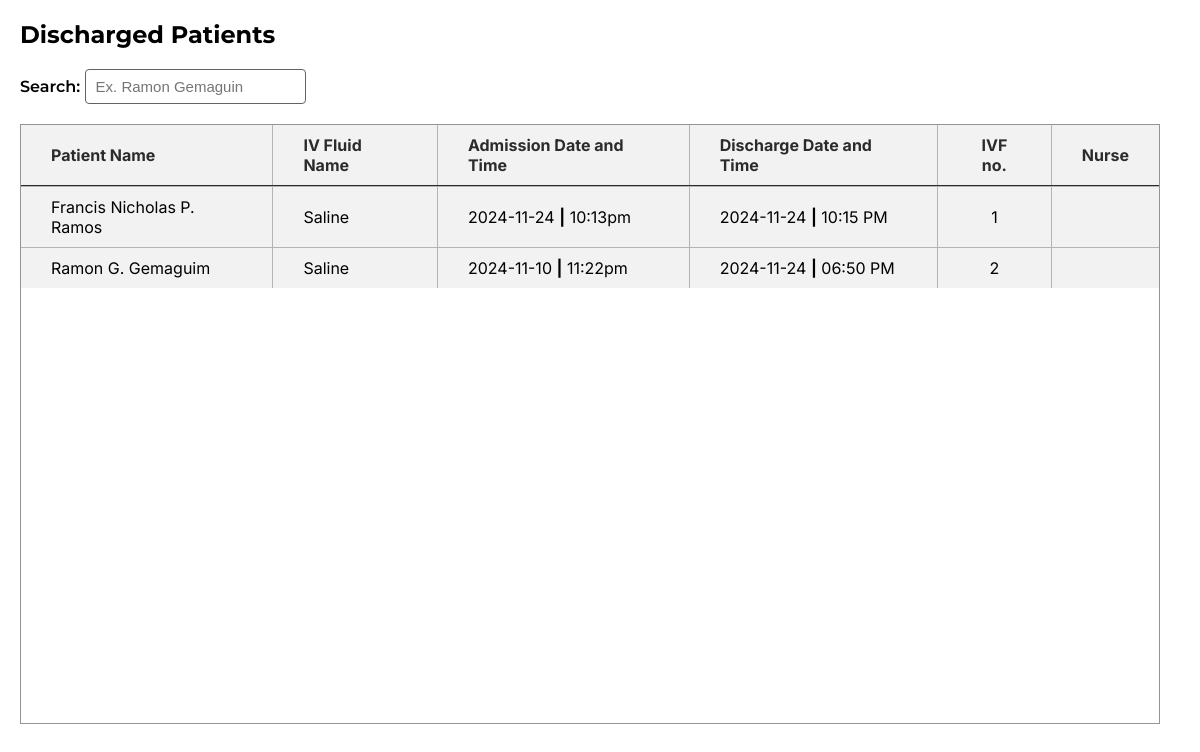
Before: /admin/discharged.php (signed in) with the older database file.
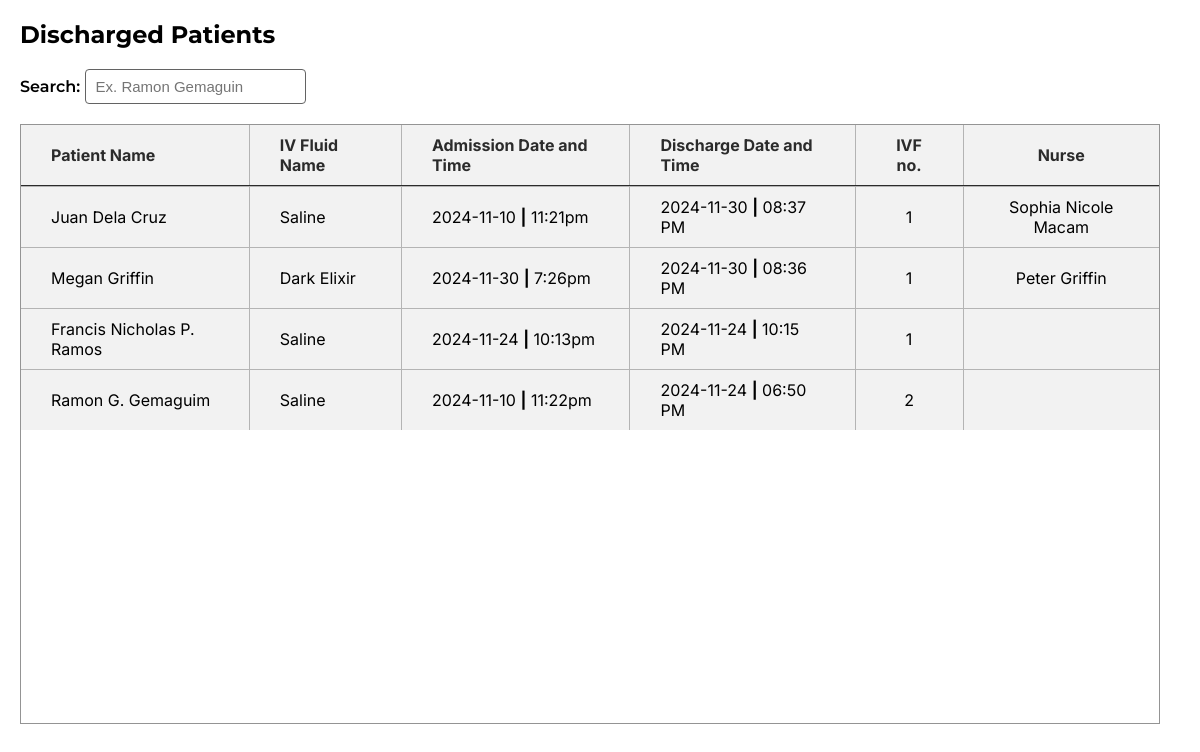
After: the same page with the newer database file.
### tables this page shows
CREATE TABLE `discharge` (
  `id` int(10) NOT NULL,
  `patient_name` varchar(255) NOT NULL,
  `iv_fluid` varchar(255) NOT NULL,
  `admission_date` date NOT NULL,
  `admission_time` varchar(255) NOT NULL,
  `discharge_date` varchar(255) NOT NULL,
  `discharge_time` varchar(255) NOT NULL DEFAULT current_timestamp(),
  `ivf_no` int(10) NOT NULL,
  `nurse` varchar(255) NOT NULL
);

### admin/function/discharge/display_discharge.php (the view, shortened to what this page needs)
<?php
include 'db.php';
$sql = "SELECT id, patient_name, iv_fluid, admission_date, admission_time, discharge_date, discharge_time, ivf_no, nurse FROM discharge ORDER BY id DESC";
$result = $conn->query($sql);
if ($result->num_rows > 0) {
    while($row = $result->fetch_assoc()) {
        echo "<tr>";
        echo "<td>" . htmlspecialchars($row['patient_name']) . "</td>";
        echo "<td>" . htmlspecialchars($row['iv_fluid']) . "</td>";
        echo "<td>
                <span>" . htmlspecialchars($row['admission_date']) . "</span> <strong>|</strong>
                <span>" . htmlspecialchars($row['admission_time']) . "</span>
              </td>";
        echo "<td>
                <span>" . htmlspecialchars($row['discharge_date']) . "</span> <strong>|</strong>
                <span>" . htmlspecialchars($row['discharge_time']) . "</span>
              </td>";
        echo "<td style='text-align:center;'>" . htmlspecialchars($row['ivf_no']) . "</td>";
        echo "<td style='text-align:center;'>" . htmlspecialchars($row['nurse']) . "</td>";
        echo "</tr>";
    }
} else {
    echo "<tr><td colspan='6' style='color: red;'>No records found.</td></tr>";
}
?>

### admin/discharged.php (shortened to what this page needs)
<!DOCTYPE html>
<html lang="en">
<head>
    <link rel="stylesheet" href="../assets/management.css">
    <link rel="stylesheet" href="../assets/visible_placeholder/search_highlight.css">
</head>
<body>
    <div class="container">
        <div class="top">
            <h2>Discharged Patients</h2>
        </div>
        <div class="searchbar">
            <span class="search">
                Search:
                <input type="text" id="searchInput" onkeyup="searchTable()" placeholder="Ex. Ramon Gemaguin">
            </span>
        </div>
        <div class="table">
            <table id="patientTable">
                <tr>
                    <th style="text-align: left;">Patient Name</th>
                    <th style="text-align: left;">IV Fluid Name</th>
                    <th style="text-align: left;">Admission Date and Time</th>
                    <th style="text-align: left;">Discharge Date and Time</th>
                    <th>IVF no.</th>
                    <th>Nurse</th>
                </tr>
                <tr>
                    <tbody>
                        <?php include 'function/discharge/display_discharge.php'; ?>
                    </tbody>
                </tr>
            </table>
        </div>
    </div>
</body>
</html>

### assets/management.css (style rules this page uses)
* { margin: 0; padding: 0; box-sizing: border-box; }
.container { margin: 20px 0 0 20px; width: 95%; }
.top { display: flex; align-items: center; justify-content: space-between; font-family: 'Montserrat', system-ui, -apple-system, BlinkMacSystemFont, 'Segoe UI', Roboto, Oxygen, Ubuntu, Cantarell, 'Open Sans', 'Helvetica Neue', sans-serif; }
.searchbar, .sort { font-family: 'Montserrat', system-ui, -apple-system, BlinkMacSystemFont, 'Segoe UI', Roboto, Oxygen, Ubuntu, Cantarell, 'Open Sans', 'Helvetica Neue', sans-serif; font-weight: 600; }
.search { margin-right: 50px; }
input { font-size: 15px; height: 35px; padding: 10px; border-radius: 4px; border: 1px solid #636363; }
.table { height: 600px; border: hidden; overflow-y: auto; border: 1px solid #949494; }
table { font-family: 'Inter', system-ui, -apple-system, BlinkMacSystemFont, 'Segoe UI', Roboto, Oxygen, Ubuntu, Cantarell, 'Open Sans', 'Helvetica Neue', sans-serif; border: none; border-collapse: collapse; border-radius: 6px; width: 100%; }
td, th { border: 1px solid #b4b4b4; padding: 10px 30px 10px 30px; background-color: #f2f2f2; }
th { border-bottom: 2px solid; color: #2b2b2b; }
tr:first-child th { border-top: none; }
tr:last-child td { border-bottom: none; }
td:first-child, th:first-child { border-left: none; }
td:last-child, th:last-child { border-right: none; }
.searchbar { margin: 20px 0 20px 0; }

Changed rows visible on the page:
added discharge: patient_name "Juan Dela Cruz", iv_fluid "Saline", admission_date "2024-11-10", admission_time "11:21pm", discharge_date "2024-11-30", discharge_time "08:37 PM", ivf_no "1", nurse "Sophia Nicole Macam"
added discharge: patient_name "Megan Griffin", iv_fluid "Dark Elixir", admission_date "2024-11-30", admission_time "7:26pm", discharge_date "2024-11-30", discharge_time "08:36 PM", ivf_no "1", nurse "Peter Griffin"
